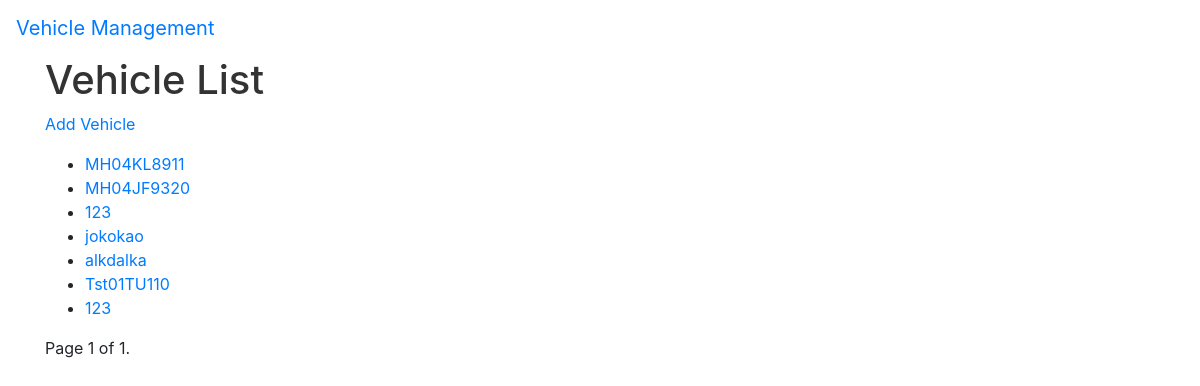
The page /vehicle/list (signed in) on the database its author committed.
### vehicle/models.py (models this page shows, shortened)
class Vehicle(models.Model):
    VEHICLE_TYPE_CHOICES = (
        ('Two', 'Two Wheeler'),
        ('Three', 'Three Wheeler'),
        ('Four', 'Four Wheeler'),
    )
    vehicle_number = models.CharField(max_length=10)
    vehicle_type = models.CharField(max_length=5, choices=VEHICLE_TYPE_CHOICES)
    vehicle_model = models.CharField(max_length=100)
    vehicle_description = models.TextField()

### vehicle/views.py (the view)
# urls.py: path('list', views.vehicle_list, name='vehicle_list'),
@login_required(login_url='login')
def vehicle_list(request):
    vehicle_list = Vehicle.objects.all()
    paginator = Paginator(vehicle_list, 10) # Show 10 vehicles per page
    page = request.GET.get('page')
    try:
        vehicles = paginator.page(int(page))
    except (TypeError, ValueError):
        vehicles = paginator.page(1)
    except EmptyPage:
        vehicles = paginator.page(paginator.num_pages)
    return render(request, 'vehicle/vehicle_list.html', {'page': page, 'vehicles': vehicles})

### vehicle/templates/vehicle/vehicle_list.html (shortened to what this page needs)
{% extends 'vehicle/base.html' %}
{% block content %}
  <h1>Vehicle List</h1>
  <p><a href="{% url 'vehicle_new' %}">Add Vehicle</a></p>
  <ul>
    {% for vehicle in vehicles %}
      <li><a href="{% url 'vehicle_detail' pk=vehicle.pk %}">{{ vehicle.vehicle_number }}</a></li>
    {% empty %}
      <li>No vehicles yet.</li>
    {% endfor %}
  </ul>
  <div class="pagination">
    <span class="step-links">
        <span class="current-page">
            Page {{ vehicles.number }} of {{ vehicles.paginator.num_pages }}.
        </span>
    </span>
  </div>
  {% load static %}
  <link rel="stylesheet" href="{% static 'accounts/css/style.css' %}">
  <link rel="stylesheet" href="{% static 'accounts/css/bootstrap.min.css' %}">
{% endblock %}

### vehicle/templates/vehicle/base.html (shortened to what this page needs)
{% load static %}
<!DOCTYPE html>
<html lang="en">
<head>
    <link rel="stylesheet" href="{% static 'accounts/css/bootstrap.min.css' %}">
    <link rel="stylesheet" href="{% static 'accounts/css/style.css' %}">
</head>
<body>
<nav class="navbar">
    <a class="navbar-brand">Vehicle Management</a>
</nav>
<div class="container">
    {% block content %}
    {% endblock %}
</div>
</body>
</html>

### vehicle/static/vehicle/css/style.css (style rules this page uses)
h1 { color: #333; font-size: 24px; margin-bottom: 20px; }

### rows shown on the page
Vehicle: vehicle_number "MH04KL8911"
Vehicle: vehicle_number "MH04JF9320"
Vehicle: vehicle_number "123"
Vehicle: vehicle_number "jokokao"
Vehicle: vehicle_number "alkdalka"
Vehicle: vehicle_number "Tst01TU110"
Vehicle: vehicle_number "123"

### other values the page prints
{{ vehicles.number }} "1"
{{ vehicles.paginator.num_pages }} "1"
